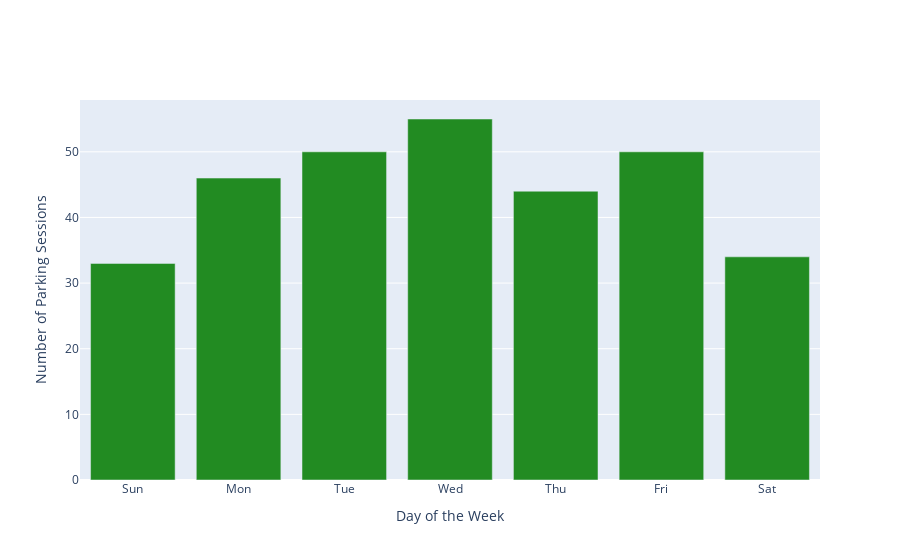

The notebook cell this image was saved under:
### Markdown cell above
### 4.2. Distribution of parking sessions by day of the week

### Code cell
plot_bar(data=df1, variable="day_of_week", colour='forestgreen')

### Figure 1 — Plotly figure (JSON) as saved in the notebook; plotly's stock layout.template omitted (floating-point values rounded to 4 significant figures)
{"data": [{"marker": {"color": "forestgreen"}, "type": "bar", "x": ["Sun", "Mon", "Tue", "Wed", "Thu", "Fri", "Sat"], "y": [33, 46, 50, 55, 44, 50, 34]}], "layout": {"title": {"text": ""}, "xaxis": {"title": {"text": "Day of the Week"}}, "yaxis": {"title": {"text": "Number of Parking Sessions"}}}}
